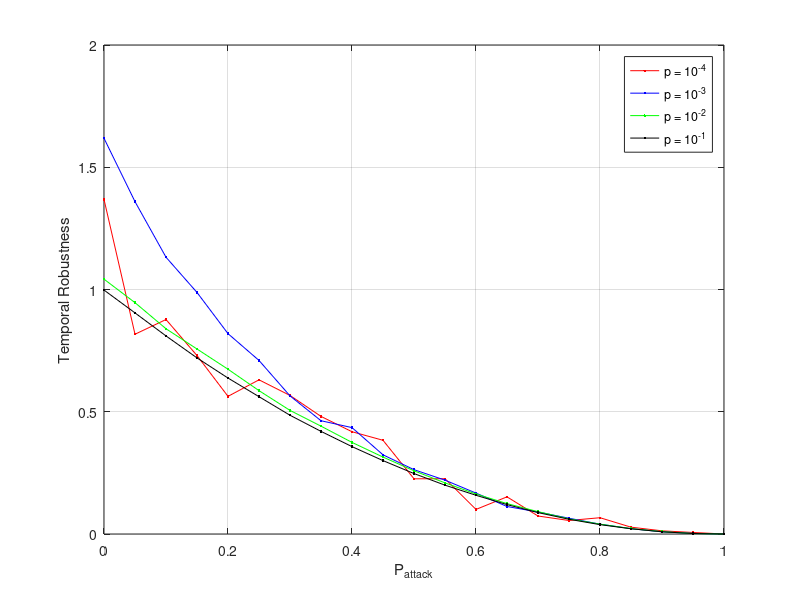

This figure's MATLAB source:
%  read labels and x-y data
load ErdosRenyiTemporalAttack_ContactUpdates_1000_0001.dat;     %  read data into the my_xy matrix
Prob = ErdosRenyiTemporalAttack_ContactUpdates_1000_0001(:,2);     %  copy first column of my_xy into x
Err1 = ErdosRenyiTemporalAttack_ContactUpdates_1000_0001(:,3);     %  and second column into y

load ErdosRenyiTemporalAttack_ContactUpdates_1000_0010.dat;     %  read data into the my_xy matrix
Err2 = ErdosRenyiTemporalAttack_ContactUpdates_1000_0010(:,3);     %  and second column into y

load ErdosRenyiTemporalAttack_ContactUpdates_1000_0100.dat;     %  read data into the my_xy matrix
Err3 = ErdosRenyiTemporalAttack_ContactUpdates_1000_0100(:,3);     %  and second column into y

load ErdosRenyiTemporalAttack_ContactUpdates_1000_1000.dat;     %  read data into the my_xy matrix
Err4 = ErdosRenyiTemporalAttack_ContactUpdates_1000_1000(:,3);     %  and second column into y

%load ErdosRenyiTemporalAttack_AverageHighestDegree_1001_0000.dat;     %  read data into the my_xy matrix
%Err5 = ErdosRenyiTemporalAttack_AverageHighestDegree_1001_0000(:,3);     %  and second column into y


plot(Prob,Err1,'r.-',Prob,Err2,'b.-',Prob,Err3,'g.-',Prob,Err4,'k.-');%,Prob,Err5,'k.-');
xlabel('P_{attack}');           % add axis labels and plot title
ylabel('Temporal Robustness');
%axis([0.000075 1.000 0.0 1.000],[0.000075 1.000 0.0 1.000]);
%set(gca,'XGrid','on','YGrid','on');
%set(gca,'gridlinestyle','--')
grid on;
legend('p = 10^{-4}','p = 10^{-3}','p = 10^{-2}','p = 10^{-1}');

%title('Mean monthly precipitation at Portland International Airport');
%plot(Prob,EffSim,'bx-',Prob,EffTheor,'ro-');     %  plot precip vs. month with circles